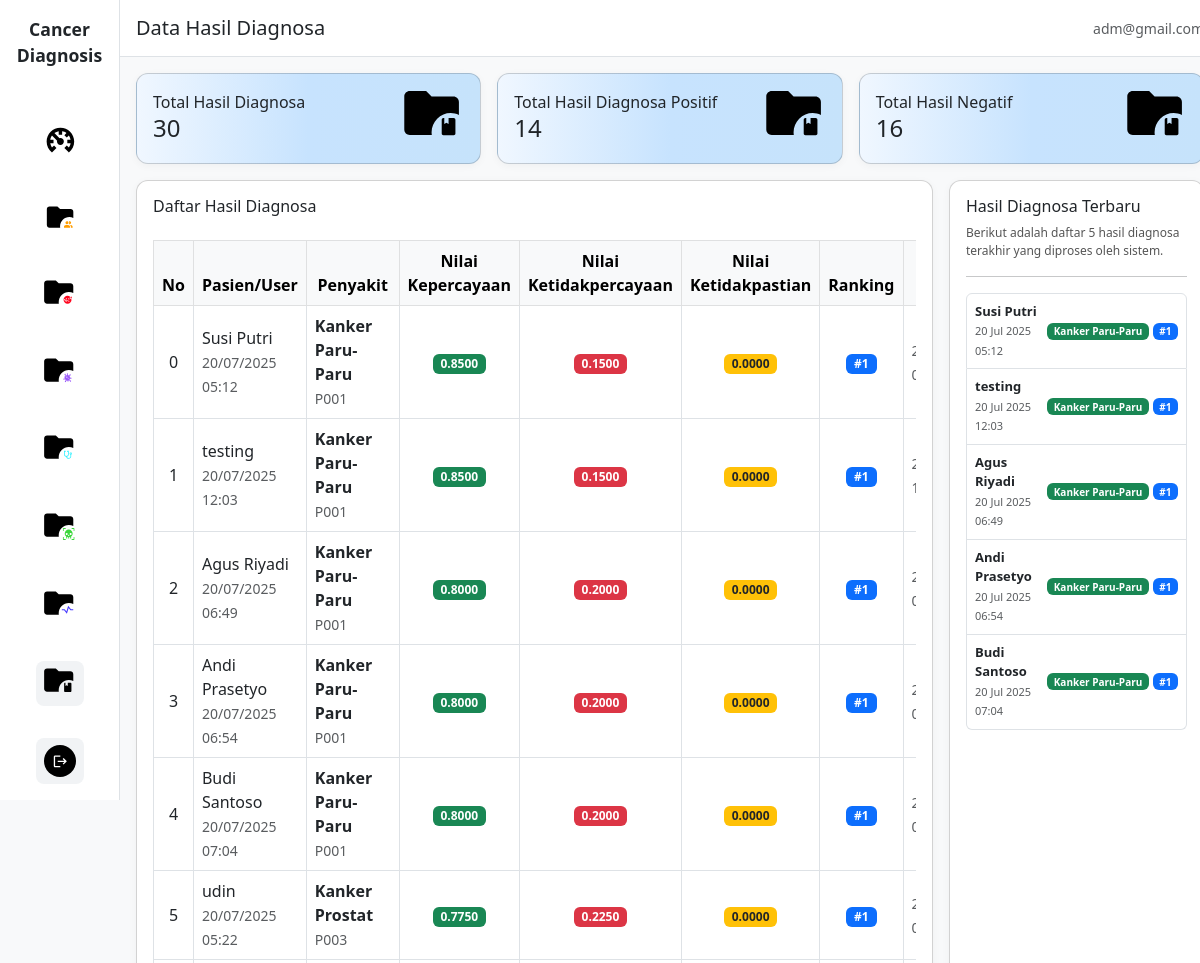
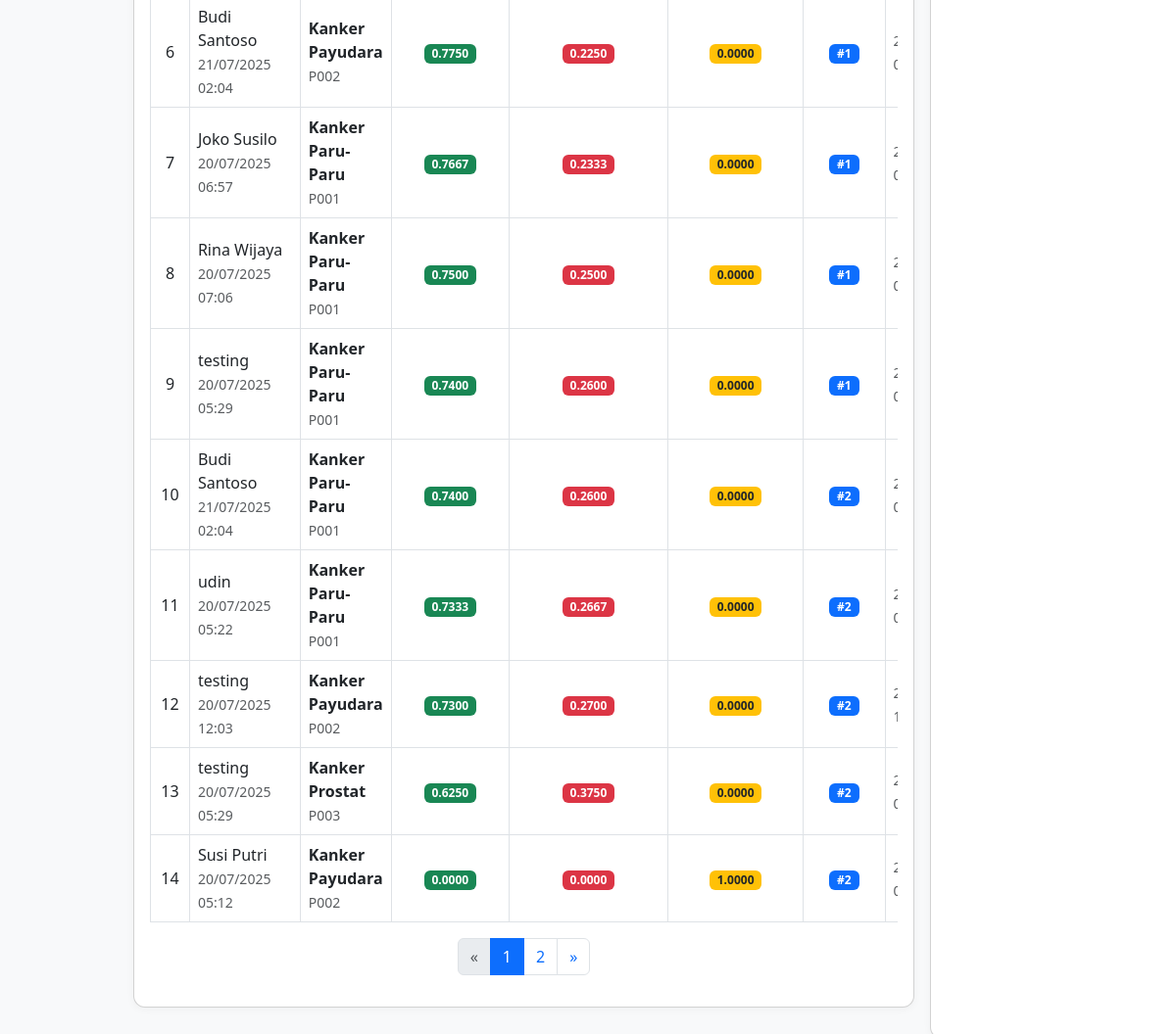
/hasil/, run on an earlier commit of the app's database (2 pictures, top to bottom).
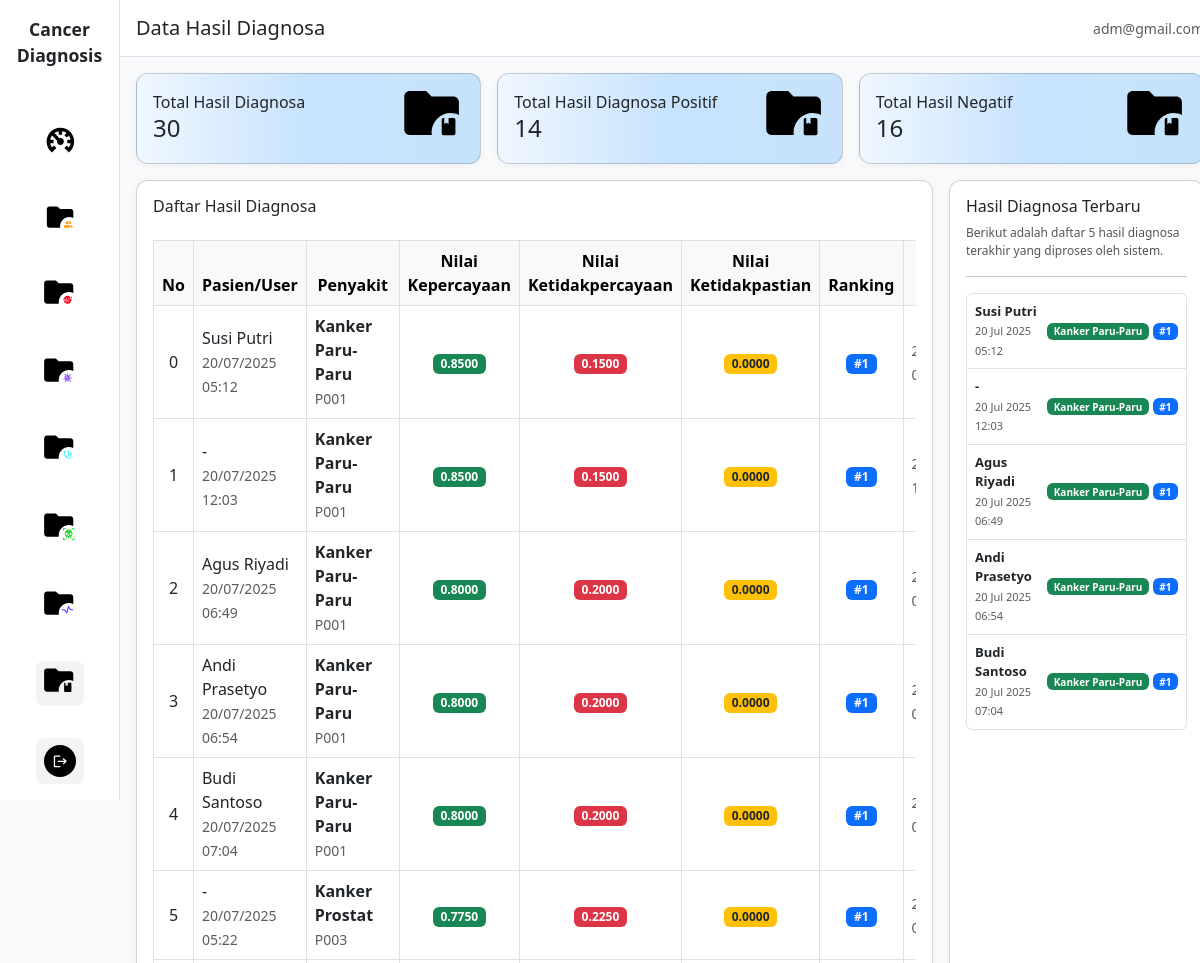
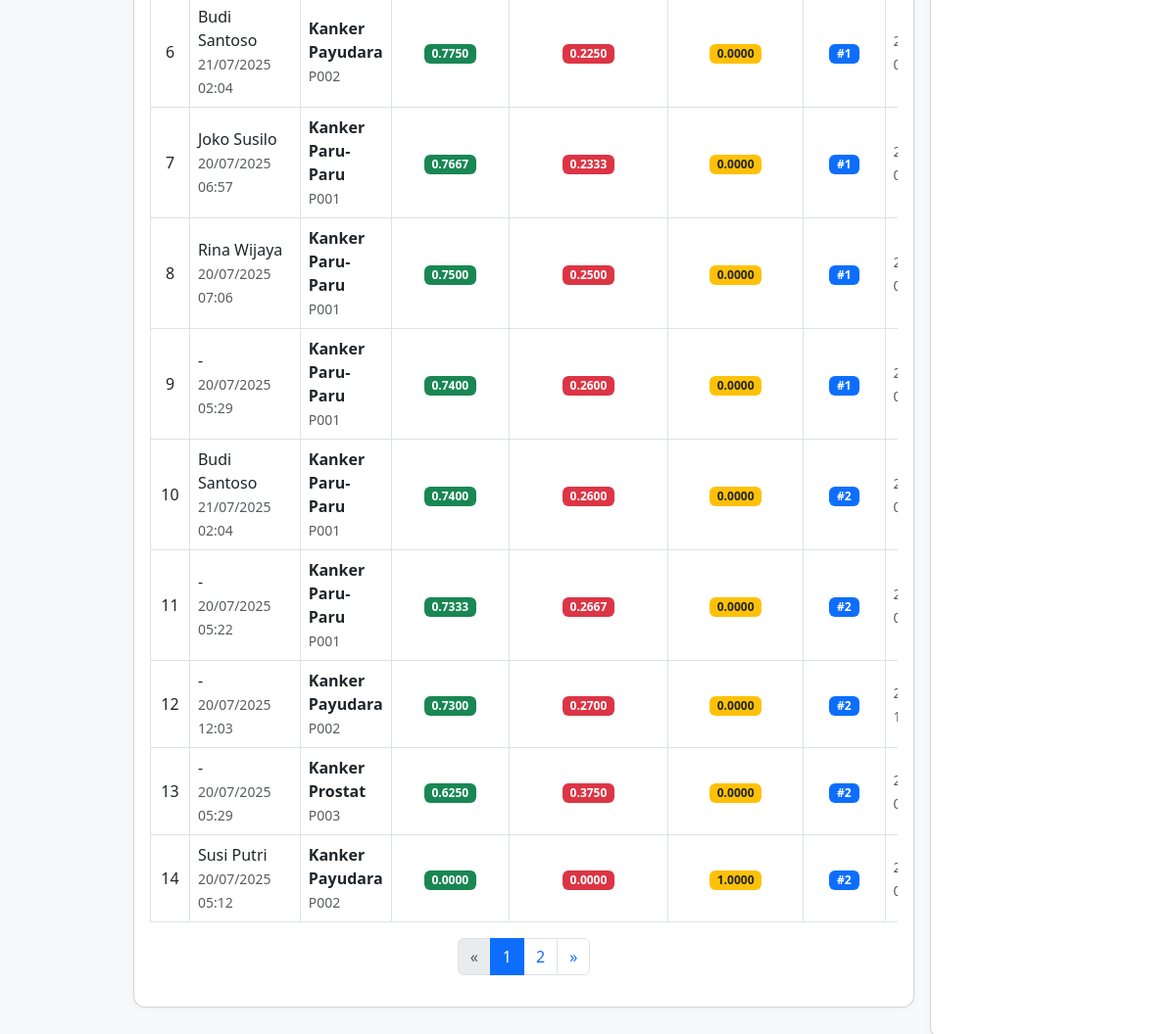
And on a later commit of the database (2 pictures, top to bottom).
### sp_kanker_diagnosa_app/models.py (models this page shows, shortened)
class HasilDS(models.Model):
    diagnosa = models.ForeignKey(Diagnosa, on_delete=models.CASCADE, related_name='hasil_ds')
    penyakit = models.ForeignKey(Penyakit, on_delete=models.CASCADE)
    nilai_kepercayaan = models.DecimalField(
        max_digits=5,
        decimal_places=4,
        validators=[MinValueValidator(Decimal('0.0000')), MaxValueValidator(Decimal('1.0000'))],
        help_text="Nilai akhir kepercayaan setelah perhitungan DS"
    )
    nilai_ketidakpercayaan = models.DecimalField(
        max_digits=5,
        decimal_places=4,
        validators=[MinValueValidator(Decimal('0.0000')), MaxValueValidator(Decimal('1.0000'))],
        help_text="Nilai ketidakpercayaan"
    )
    nilai_uncertainty = models.DecimalField(
        max_digits=5,
        decimal_places=4,
        validators=[MinValueValidator(Decimal('0.0000')), MaxValueValidator(Decimal('1.0000'))],
        help_text="Nilai ketidakpastian (uncertainty)"
    )
    ranking = models.PositiveIntegerField(help_text="Peringkat hasil diagnosa")
    rekomendasi = models.TextField(blank=True, help_text="Rekomendasi berdasarkan hasil diagnosa")
    dibuat = models.DateTimeField(auto_now_add=True)
    class Meta:
        unique_together = ('diagnosa', 'penyakit')
        verbose_name = "Hasil Dempster-Shafer"
        verbose_name_plural = "Hasil Dempster-Shafer"
        ordering = ['diagnosa', 'ranking']

class Diagnosa(models.Model):
    STATUS_CHOICES = [
        ('PROSES', 'Dalam Proses'),
        ('SELESAI', 'Selesai'),
        ('BATAL', 'Dibatalkan'),
    ]
    pasien = models.ForeignKey(Pasien, on_delete=models.SET_NULL, null=True, blank=True, related_name='diagnosa')
    tanggal = models.DateTimeField(auto_now_add=True)
    status = models.CharField(max_length=10, choices=STATUS_CHOICES, default='PROSES')
    catatan = models.TextField(blank=True, help_text="Catatan tambahan dari diagnosa")
    total_gejala = models.PositiveIntegerField(default=0, help_text="Jumlah gejala yang dipilih")
    class Meta:
        verbose_name = "Diagnosa"
        verbose_name_plural = "Diagnosa"
        ordering = ['-tanggal']

class Pasien(models.Model):
    JENIS_KELAMIN_CHOICES = [
        ('L', 'Laki-laki'),
        ('P', 'Perempuan'),
    ]
    nama = models.CharField(max_length=100)
    jenis_kelamin = models.CharField(max_length=10, choices=JENIS_KELAMIN_CHOICES)
    tanggal_lahir = models.DateField(null=True, blank=True)
    alamat = models.TextField(blank=True)
    no_hp = models.CharField(max_length=20, blank=True)
    umur = models.PositiveIntegerField(null=True, blank=True, help_text="Umur dalam tahun")
    riwayat_keluarga = models.TextField(blank=True, help_text="Riwayat kanker dalam keluarga")
    dibuat = models.DateTimeField(auto_now_add=True)
    diperbarui = models.DateTimeField(auto_now=True)
    class Meta:
        verbose_name = "Pasien"
        verbose_name_plural = "Pasien"
        ordering = ['-dibuat']

class Penyakit(models.Model):
    kode = models.CharField(max_length=10, unique=True)
    nama = models.CharField(max_length=100)
    deskripsi = models.TextField(blank=True)
    tingkat_keganasan = models.CharField(max_length=20, choices=[
        ('RENDAH', 'Rendah'),
        ('SEDANG', 'Sedang'),
        ('TINGGI', 'Tinggi'),
    ], default='SEDANG')
    pengobatan = models.TextField(blank=True)
    pencegahan = models.TextField(blank=True)
    dibuat = models.DateTimeField(auto_now_add=True)
    class Meta:
        verbose_name = "Penyakit"
        verbose_name_plural = "Penyakit"
        ordering = ['nama']

### sp_kanker_diagnosa_app/views.py (the view)
# urls.py: path('hasil/', views.hasil_list, name='hasil_list'),
def hasil_list(request):
    hasil_qs = HasilDS.objects.select_related('diagnosa', 'penyakit').all()
    total_hasil = hasil_qs.count()
    total_positif = hasil_qs.filter(nilai_kepercayaan__gte=0.5).count()
    total_negatif = hasil_qs.filter(nilai_kepercayaan__lt=0.5).count()
    paginator = Paginator(hasil_qs.order_by('-nilai_kepercayaan'), 15)
    page_number = request.GET.get('page')
    page_obj = paginator.get_page(page_number)
    context = {
        'page_obj': page_obj,
        'hasil_count': hasil_qs.count(),
        'total_hasil': total_hasil,
        'total_positif': total_positif,
        'total_negatif': total_negatif,
    }
    return render(request, 'hasil/list.html', context)

### templates/hasil/list.html (shortened to what the changed rows need)
{% extends 'base.html' %}
{% load static %}
{% block content %}
<main class="col-md-10 col-lg-11 col-12 main-content">
    <div class="row g-3 px-3">
        <div class="col-12 col-lg-9 mb-3 mb-lg-0">
            <div class="card card-custom p-3 table-card">
                <div class="table-responsive">
                    <table class="table table-bordered mt-3 align-middle">
                        <thead class="table-light">
                            <tr class="text-center">
                                <th>No</th>
                                <th>Pasien/User</th>
                                <th>Penyakit</th>
                                <th>Nilai Kepercayaan</th>
                                <th>Nilai Ketidakpercayaan</th>
                                <th>Nilai Ketidakpastian</th>
                                <th>Ranking</th>
                                <th>Tanggal</th>
                            </tr>
                        </thead>
                        <tbody>
                            {% for hasil in page_obj %}
                            <tr>
                                <td class="text-center">
                                    {% if page_obj.has_other_pages %}
                                        {{ forloop.counter0|add:page_obj.start_index|add:"-1" }}
                                    {% else %}
                                        {{ forloop.counter }}
                                    {% endif %}
                                </td>
                                <td>
                                    {% if hasil.diagnosa.pasien %}
                                        {{ hasil.diagnosa.pasien.nama|default:"-" }}
                                    {% else %}
                                        {{ hasil.diagnosa.nama_user|default:"-" }}
                                    {% endif %}
                                    <br>
                                    <small class="text-muted">{{ hasil.diagnosa.tanggal|date:"d/m/Y H:i" }}</small>
                                </td>
                                <td>
                                    <strong>{{ hasil.penyakit.nama|default:"-" }}</strong><br>
                                    <small class="text-muted">{{ hasil.penyakit.kode|default:"-" }}</small>
                                </td>
                                <td class="text-center">
                                    <span class="badge bg-success">{{ hasil.nilai_kepercayaan|floatformat:4 }}</span>
                                </td>
                                <td class="text-center">
                                    <span class="badge bg-danger">{{ hasil.nilai_ketidakpercayaan|floatformat:4 }}</span>
                                </td>
                                <td class="text-center">
                                    <span class="badge bg-warning text-dark">{{ hasil.nilai_uncertainty|floatformat:4 }}</span>
                                </td>
                                <td class="text-center">
                                    <span class="badge bg-primary">#{{ hasil.ranking }}</span>
                                </td>
                                <td>
                                    <small class="text-muted">{{ hasil.dibuat|date:"d/m/Y H:i" }}</small>
                                </td>
                            </tr>
                            {% empty %}
                            <tr>
                                <td colspan="9" class="text-center text-muted">Tidak ada data hasil diagnosa.</td>
                            </tr>
                            {% endfor %}
                        </tbody>
                    </table>
                </div>
            </div>
        </div>
        <div class="col-12 col-lg-3 mb-3 mb-lg-0">
            <div class="card card-custom p-3 h-100 d-flex flex-column justify-content-between">
                <div>
                    <ul class="list-group mb-2" style="font-size: 13px;">
                        {% for hasil in page_obj|slice:":5" %}
                            <li class="list-group-item d-flex justify-content-between align-items-center py-2 px-2">
                                <div>
                                    <strong>
                                        {% if hasil.diagnosa.pasien %}
                                            {{ hasil.diagnosa.pasien.nama|default:"-" }}
                                        {% else %}
                                            {{ hasil.diagnosa.nama_user|default:"-" }}
                                        {% endif %}
                                    </strong>
                                    <br>
                                    <span class="text-muted" style="font-size:11px;">
                                        {{ hasil.dibuat|date:"d M Y H:i" }}
                                    </span>
                                </div>
                                <div class="d-flex align-items-center gap-1">
                                    <span class="badge bg-success" style="font-size:10px;">
                                        {{ hasil.penyakit.nama|default:"-" }}
                                    </span>
                                    <span class="badge bg-primary" style="font-size:10px;">
                                        #{{ hasil.ranking }}
                                    </span>
                                </div>
                            </li>
                        {% empty %}
                            <li class="list-group-item text-muted text-center py-2 px-2">Belum ada data hasil diagnosa.</li>
                        {% endfor %}
                    </ul>
                </div>
            </div>
        </div>
    </div>
</main>
{% endblock %}

What changed in the data, as far as the page shows it:
changed through a linked row, HasilDS "20 Jul 2025 12:03": diagnosa.nama_user (not shown) → "-"; diagnosa.pasien.nama "testing" → (not shown)
changed through a linked row, HasilDS (number 6 of 15 on the later page): diagnosa.nama_user (not shown) → "-"; diagnosa.pasien.nama "udin" → (not shown)
changed through a linked row, HasilDS (number 10 of 15 on the later page): diagnosa.nama_user (not shown) → "-"; diagnosa.pasien.nama "testing" → (not shown)
changed through a linked row, HasilDS (number 12 of 15 on the later page): diagnosa.nama_user (not shown) → "-"; diagnosa.pasien.nama "udin" → (not shown)
changed through a linked row, HasilDS (number 13 of 15 on the later page): diagnosa.nama_user (not shown) → "-"; diagnosa.pasien.nama "testing" → (not shown)
changed through a linked row, HasilDS (number 14 of 15 on the later page): diagnosa.nama_user (not shown) → "-"; diagnosa.pasien.nama "testing" → (not shown)
